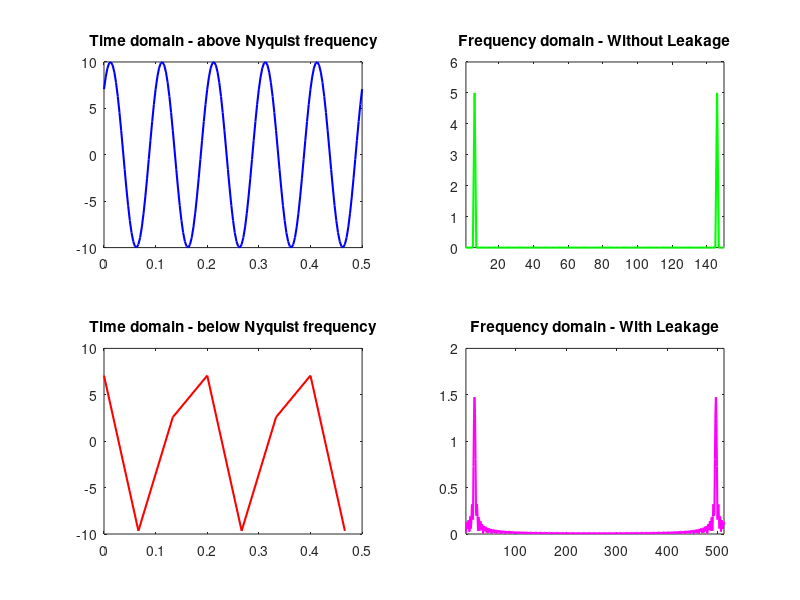

Write the MATLAB code that produced this figure.
%% Nyquist Criteria and Lekage---------------------------------------------
% Nyquist:  In order to recover all Fourier components of a periodic waveform,
%           it is necessary to use a sampling rate at least twice the highest
%           waveform frequency. The Nyquist frequency, also called the
%           Nyquist limit, is the highest frequency that can be coded at a
%           given sampling rate in order to be able to fully reconstruct
%           the signal.
%
% Lekage: happens when when the frequency bin is not capable to have a 
%         integer value, so the result will fluctuate
%
%--------------------------------------------------------------------------

figure
%Time domain representation-----------------------------------------
%Transmitted signal 
f = 10;                 %[Hz]  Frequency: number of cycles per second
T = 1/f;                %[s]   Period
pahse = deg2rad(45);    %[rad] Phase 
A = 10;                 %[V]   Amplitude: The maximum absolute value reached by a voltage or current waveform.
nc = 5;                 %number of cycles

%%-- Under Sampling
fs1 = 1.5*f;            %[Hz]  Sample frequency
Ts1 = 1/fs1;            %[s]   Sample period
t1 = (0:Ts1:nc*T);      %[s]   Sampling time 
%%-- Signal  
yt1 = A*sin(2*pi*f*t1 + pahse); 

%%-- Great Sampling
fs2 = 30*f;             %[Hz]  Sample frequency 
Ts2 = 1/fs2;            %[s]   Sample period
t2 = (0:Ts2:nc*T);      %[s]   Sampling time 
%%-- Signal  
yt2 = A*sin(2*pi*f*t2 + pahse); 

subplot(2,2,1)
plot(t2, yt2, 'b', 'LineWidth', 1.5)
title ('Time domain - above Nyquist frequency')
subplot(2,2,3)
plot(t1, yt1, 'r', 'LineWidth', 1.5)
title ('Time domain - below Nyquist frequency')
%--------------------------------------------------------------------


%Frequency domain representation-------------------------------------
%%-- Without Lekage - using the great frequency sampling
NFFT = 150;     %frequency bins DeltaF = SampleFreq/NFFT = (30*f)/150 = 2Hz
n = 1:1:NFFT;
Yf = (1/NFFT)*( fft(yt2, NFFT) );

%%-- With Lekage - using the great frequency sampling
NFFT_lekage = 512;  % frequency bins DeltaF = SampleFreq/NFFT = (30*f)/512 = 0.5859 Hz  
n_lekage = 1:1:NFFT_lekage;
Yf_lekage = (1/NFFT_lekage)*( fft(yt2, NFFT_lekage) );


%Output contains DC at index 1
subplot(2,2,2)
%The 10 Hz frequency shoud appear in the bin 5 (f/2 -> 10/2)
plot(n, abs(Yf), 'g', 'LineWidth', 1.5);
title('Frequency domain - Without Leakage')
xlim([1 NFFT])

subplot(2,2,4)
%The 10 Hz frequency shoud appear in the bin 17.0678 (f/0.5859 -> 10/0.5859)
plot(n_lekage, abs(Yf_lekage), 'm', 'LineWidth', 1.5);
title('Frequency domain - With Leakage')
xlim([1 NFFT_lekage])